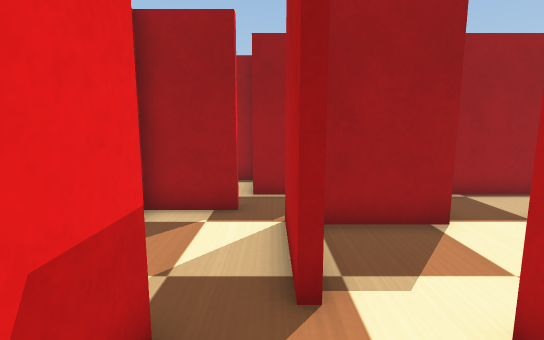
View 1 (above)

23 first-person views from a walk through a world built for the Webots simulator. The camera is 0.21 m above the floor, tilts 8° down and sees 85° across. The floor is counted in squares, 0.1 m on a side. Each view is taken from the middle of a square. On the plan, view 1 faces up. The plan holds only what a view shows up to about 17 squares ahead; the rest is blank. The place goes on beyond the plan. The robots in the file are not drawn. Webots' stock objects and surfaces are drawn as simple stand-ins.

View 2
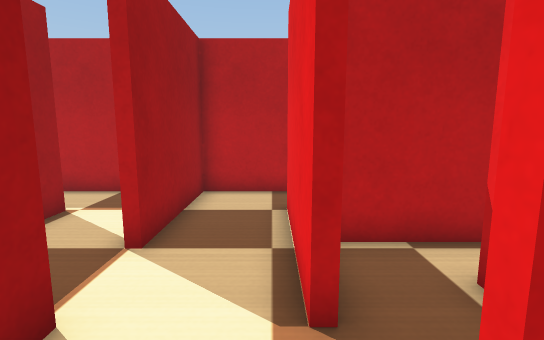

View 3
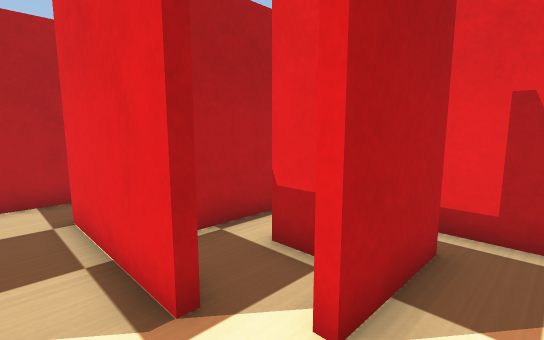

View 4
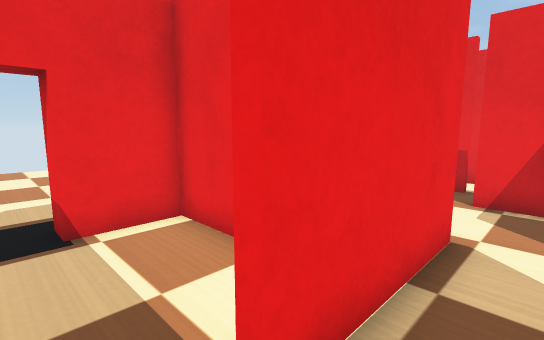

View 5
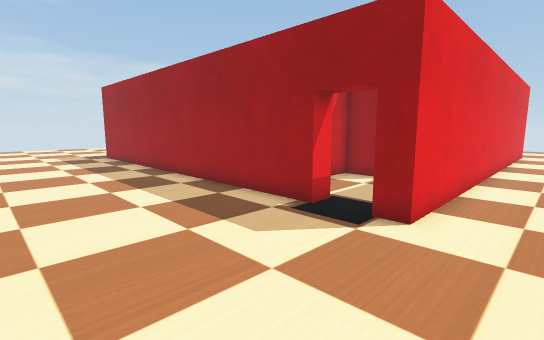

View 6
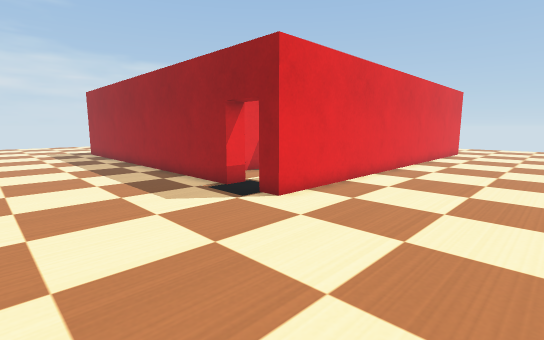

View 7
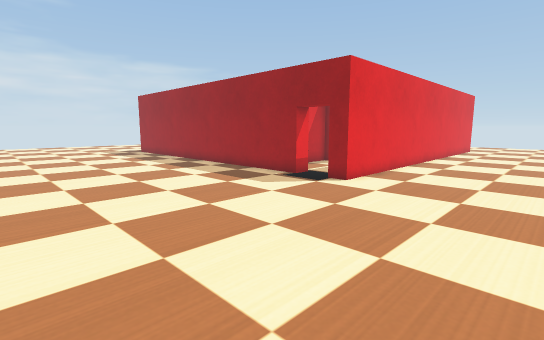

View 8
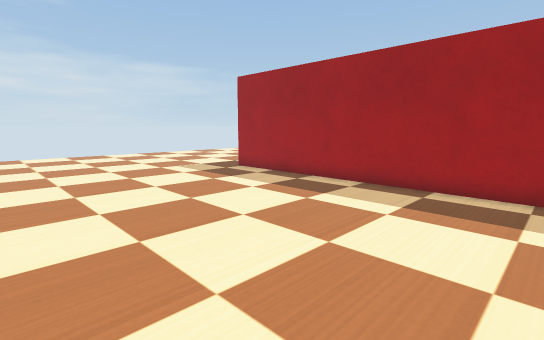

View 9
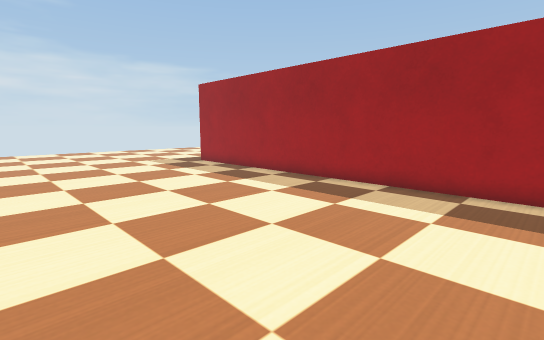

View 10
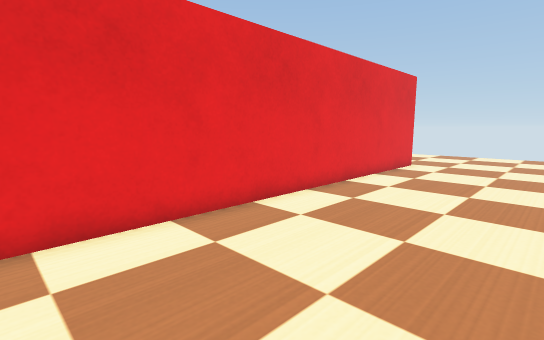

View 11
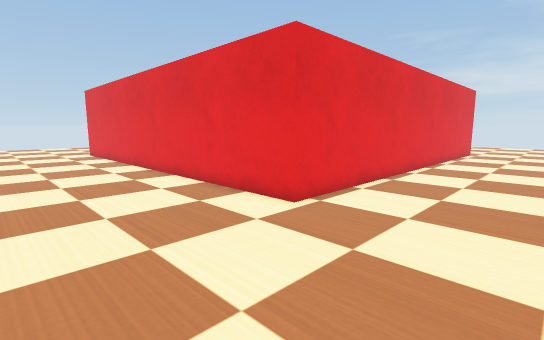

View 12
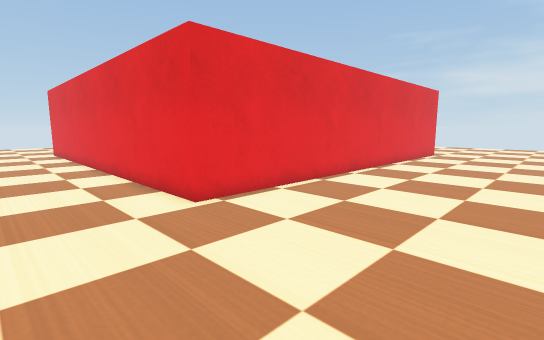

View 13
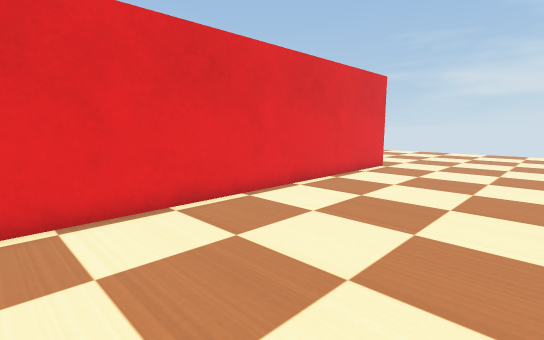

View 14
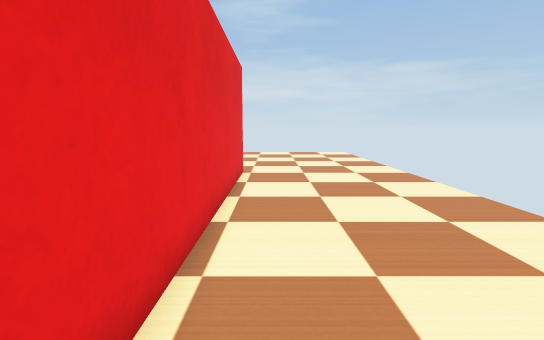

View 15
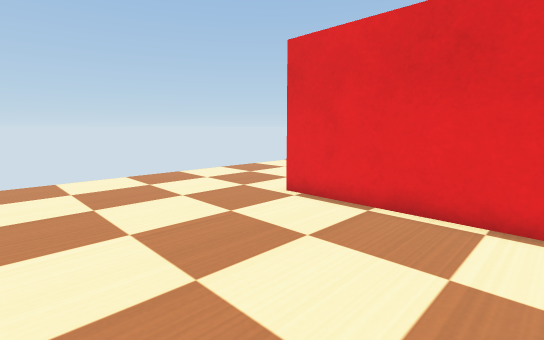

View 16
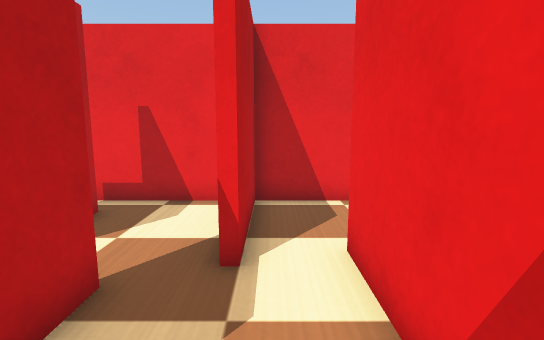

View 17
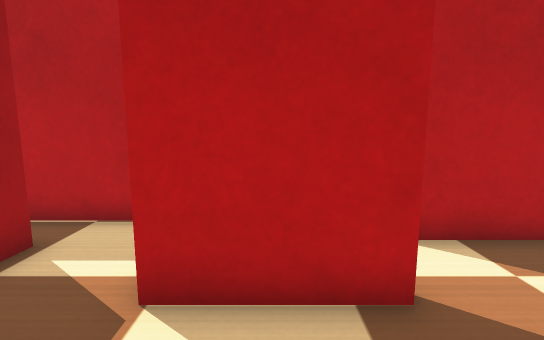

View 18
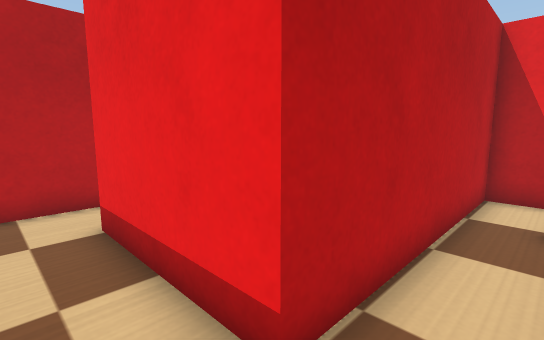

View 19
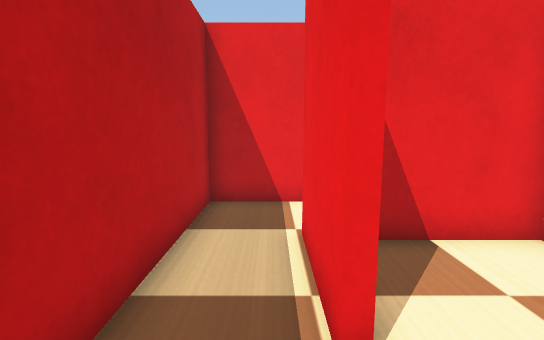

View 20
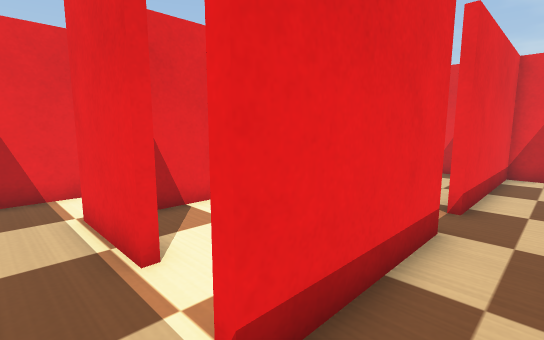

View 21
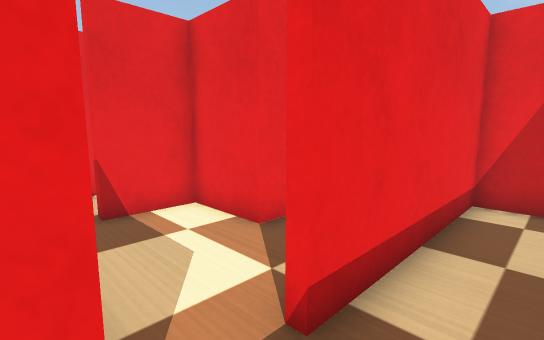

View 22
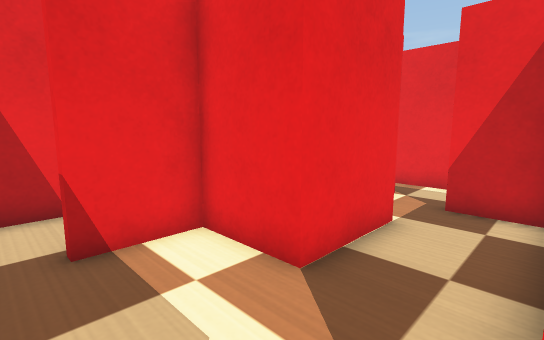

View 23
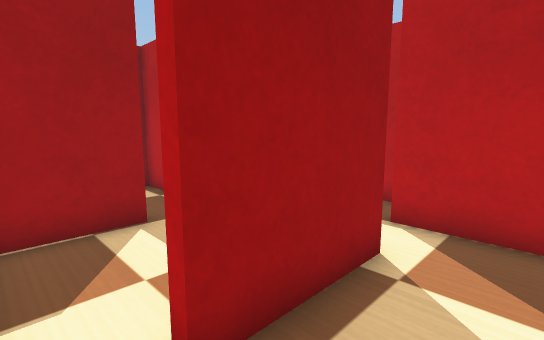

### Floor plan
Points are (right, up) in squares from view 1. A wall is a line through its corners. A room is listed if a view was taken in it or the views show most of it. See-through windows are left out.
Room 1 (views 1, 2, 3, 4, 5, 6, 7, 8, 9, 10, 11, 12, 13, 14, 15, 16, 17, 18, 19, 20, 21, 22, 23)
walls: (7.8, 6.6) (10.8, 6.6) (10.8, 13.2); (4, 6.3) (1.1, 6.3); (3.9, 3.6) (8.8, 3.6); (8.1, 3.3) (6.6, 3.3) (6.6, -1.5) (9, -1.5) (9, -2.4) (-8.5, -2.4); (3.9, 9.6) (7, 9.6); (1.4, 6.6) (3.6, 6.6) (3.6, 15.3) (8.8, 15.3); (2.1, 9.3) (-0.6, 9.3); (3.8, 1.2) (4.9, 1.2); (0.6, 4.8) (0.6, 3.2); (10.8, 3.1) (10.8, 6.3) (5.9, 6.3); (0.3, 3.2) (0.3, 6.6); (6.3, -0.4) (6.3, 2.8); (8, 12.6) (8.4, 12.6) (8.4, 9.3) (5.8, 9.3); (-0.9, 7.5) (-3.4, 7.5); (2.4, -0.4) (2.4, 2.8); (-3.3, 5.8) (-3.3, 2.1) (-6.9, 2.1) (-6.9, 2.5); (-0.5, -1.5) (3.1, -1.5); (10.8, 14.8) (10.8, 16.8); (-3.6, 9.5) (-3.6, 10.9); (-5.4, 6.6) (-7.9, 6.6); (-3.6, 12.3) (-0.3, 12.3) (-0.3, 9.6) (2.1, 9.6); (-4.4, -1.5) (-1.5, -1.5) (-1.5, 2.7) (-1.2, 2.7) (-1.2, 1.1); (-5.4, 14.8) (-5.4, 12.9); (-5.4, 16.8) (-5.4, 15.3) (1.9, 15.3); (-8.5, 18.6) (11.7, 18.6) (11.7, -2.4) (10.8, -2.4)

Positions as (right, up) in squares from view 1, and headings:
1: (0, 0), facing up
2: (1, 4), facing right
3: (1, 5), facing down-right
4: (10, 5), facing down-left
5: (14, -9), facing up-left
6: (18, -9), facing up-left
7: (18, -13), facing up-left
8: (4, -13), facing up-left
9: (8, -13), facing up-left
10: (18, 1), facing up-left
11: (18, 24), facing down-left
12: (16, 26), facing down-left
13: (7, 26), facing down-left
14: (5, 20), facing left
15: (5, 26), facing down-right
16: (-2, 7), facing down
17: (-3, 5), facing right
18: (2, 17), facing down-right
19: (9, 15), facing down
20: (10, 17), facing down-left
21: (4, 17), facing down-left
22: (3, 15), facing down-left
23: (-8, 0), facing up-right
